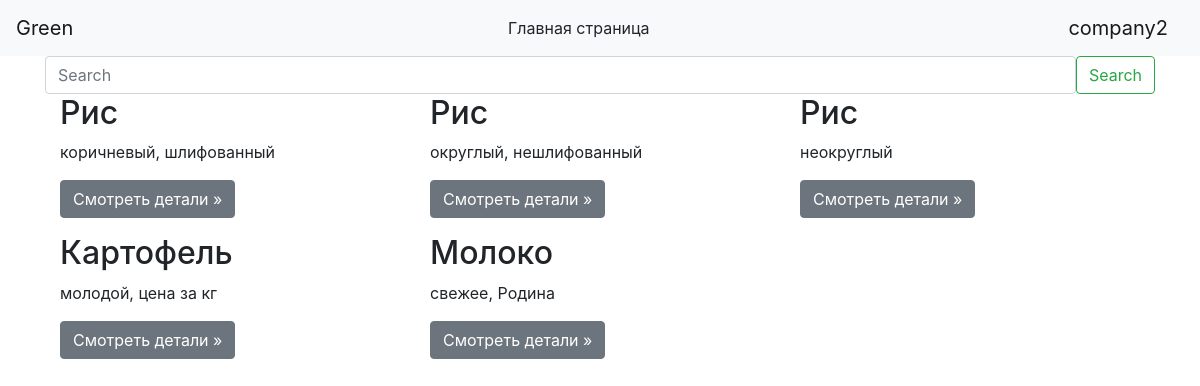
The page /main_page (signed in) on the database its author committed.
### data/users.py (models this page shows, shortened)
class User(SqlAlchemyBase, UserMixin, SerializerMixin):
    __tablename__ = 'users'
    id = sqlalchemy.Column(sqlalchemy.Integer,
                           primary_key=True, autoincrement=True)
    login = sqlalchemy.Column(sqlalchemy.String, nullable=True)
    email = sqlalchemy.Column(sqlalchemy.String,
                              index=True, unique=True, nullable=True)
    hashed_password = sqlalchemy.Column(sqlalchemy.String, nullable=True)
    created_date = sqlalchemy.Column(sqlalchemy.DateTime,
                                     default=datetime.datetime.now)
    is_company = sqlalchemy.Column(sqlalchemy.Boolean)

### data/product.py (models this page shows)
class Products(SqlAlchemyBase):
    __tablename__ = 'products'
    id = sqlalchemy.Column(sqlalchemy.Integer,
                           primary_key=True, autoincrement=True)
    title = sqlalchemy.Column(sqlalchemy.String, nullable=True)
    description = sqlalchemy.Column(sqlalchemy.String, nullable=True)
    city = sqlalchemy.Column(sqlalchemy.String, nullable=True)
    price = sqlalchemy.Column(sqlalchemy.Float, nullable=True)
    created_date = sqlalchemy.Column(sqlalchemy.String, nullable=False)
    company_id = sqlalchemy.Column(sqlalchemy.Integer,
                                   sqlalchemy.ForeignKey("users.id"))
    company = orm.relation('User')

### main.py (the view)
@app.route('/')
@app.route('/main_page')
def main_page():
    search = request.args.get('search')
    db_sess = db_session.create_session()
    if search:
        products = db_sess.query(Products).filter(Products.title.contains(search) |
                                                  Products.description.contains(search) |
                                                  Products.price.contains(search))
    else:
        products = db_sess.query(Products)
    return render_template('main_page.html', products=products)

### data/db_session.py (called while the page is built)
def create_session() -> Session:
    global __factory
    return __factory()

### main.py (called while the page is built)
@login_manager.user_loader
def load_user(user_id):
    db_sess = db_session.create_session()
    return db_sess.query(User).get(user_id)

### templates/main_page.html
{% extends "base.html" %}
{% block content %}
<form method="GET" class="d-flex">
    <input class="form-control me-2" type="search" placeholder="Search" name="search" aria-label="Search">
    <button class="btn btn-outline-success" type="submit">Search</button>
</form>
<div class="container">
    <div class="row">
        {% for i in products %}
        <div class="col-md-4">
            <h2>{{ i.title }}</h2>
            <p> {{ i.description }} </p>
            <p><a class="btn btn-secondary" href="/products/{{ i.id }}" role="button">Смотреть детали &raquo;</a></p>
        </div>
        {% endfor %}
    </div>
</div>
{% endblock %}

### templates/base.html (shortened to what this page needs)
<!doctype html>
<html lang="en">
<head>
    <link rel="stylesheet"
          href="https://stackpath.bootstrapcdn.com/bootstrap/4.4.1/css/bootstrap.min.css"
>
</head>
<body>
<header>
    <nav class="navbar navbar-light bg-light">
        <a class="navbar-brand" href="#">Green</a>
        {% if current_user.is_authenticated %}
        <a class="btn btn-light" href="/">Главная страница</a>
        <a class="navbar-brand" href="/profile/{{ current_user.id }}">{{ current_user.login }}</a>
        {% else %}
        <a class="btn btn-light" href="/">Главная страница</a>
        <p>
            <a class="btn btn-warning" href="/register">Зарегистрироваться</a>
            <a class="btn btn-success" href="/login">Войти</a>
        </p>
        {% endif %}
    </nav>
</header>
<main role="main" class="container">
    {% block content %}{% endblock %}
</main>
</body>
</html>

### rows shown on the page
User: login "company2"
Products: title "Рис", description "коричневый, шлифованный"
Products: title "Рис", description "округлый, нешлифованный"
Products: title "Рис", description "неокруглый"
Products: title "Картофель", description "молодой, цена за кг"
Products: title "Молоко", description "свежее, Родина"
